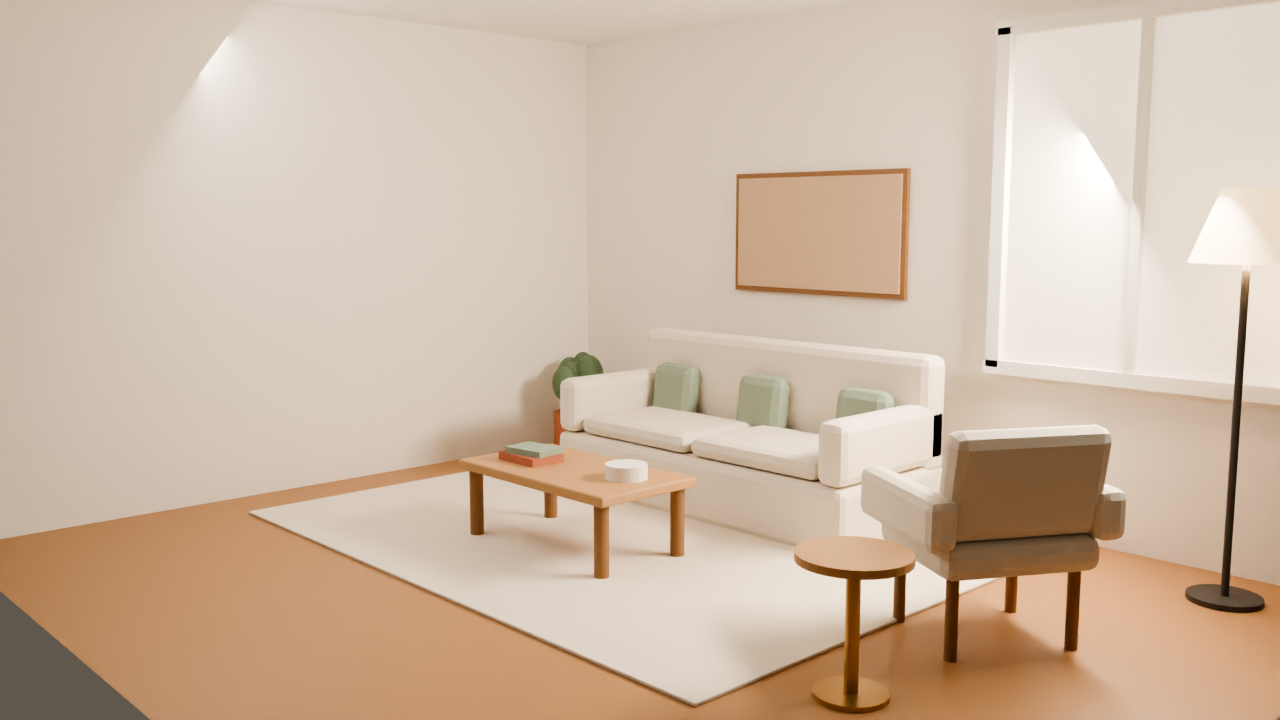
#> input picture blender/renders/oak-and-light.png, 1280 x 720 px; its folder holds 4 pictures in this run
$ python make_web_images.py
#> lines starting #> are read from the running program, lines starting #| are printed output that depends on the picture
"""Convert the Blender renders into responsive WebP assets for the site.

Run:
  python3 blender/make_web_images.py
"""
import os
from PIL import Image

ROOT = os.path.dirname(os.path.dirname(os.path.abspath(__file__)))
RENDERS = os.path.join(ROOT, "blender", "renders")
IMAGES = os.path.join(ROOT, "assets", "img")
ROOMS = ("oak-and-light", "quiet-quarters", "warm-kitchen", "reading-nook", "dining-corner")


def save_webp(img, path, quality=82):
    img.save(path, "WEBP", quality=quality, method=6)
    print("Wrote", os.path.relpath(path, ROOT), os.path.getsize(path), "bytes")


for name in ROOMS:
    src = Image.open(os.path.join(RENDERS, name + ".png")).convert("RGB")
#> src is the input picture: PIL image 1280x720 RGB; mean R, G, B 204.9, 184.8, 165.8
    for width in (1280, 800):
        height = round(src.height * width / src.width)
        img = src if width == src.width else src.resize((width, height), Image.LANCZOS)
        save_webp(img, os.path.join(IMAGES, f"{name}-{width}.webp"))

    crop = (src.width - round(src.width * 630 / src.height)) // 2
#> crop = 80
    og = src.crop((crop, 0, src.width - crop, src.height)).resize((1200, 630), Image.LANCZOS)
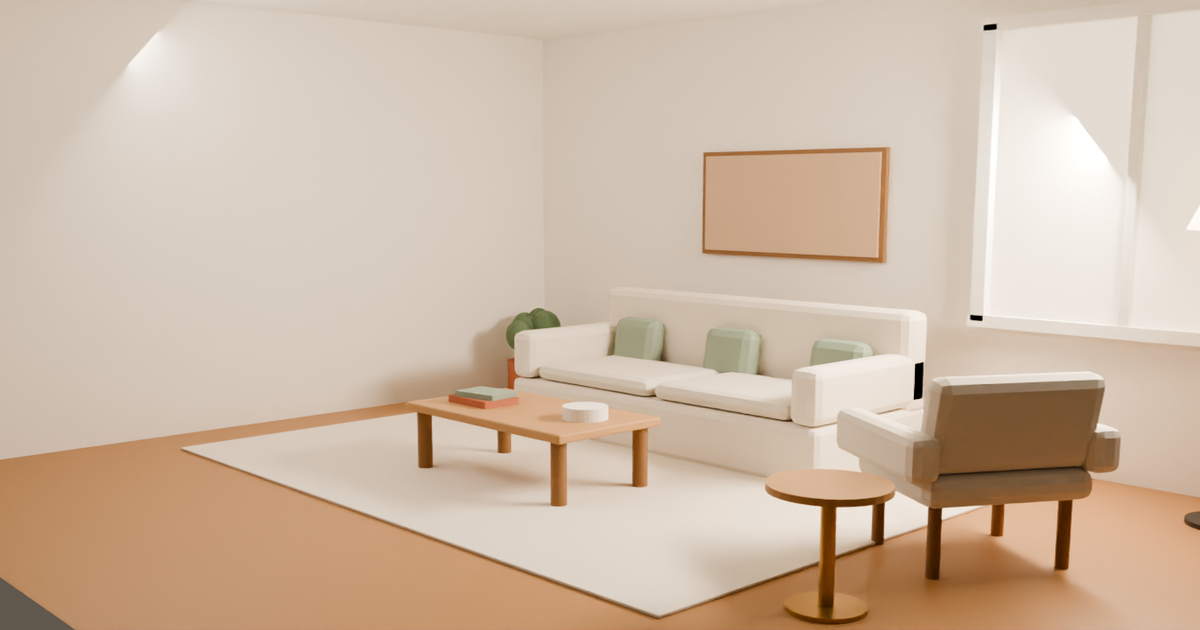
#> og: PIL image 1200x630 RGB; mean R, G, B 206, 185.8, 166.6
    save_webp(og, os.path.join(IMAGES, f"{name}-og.webp"))
#| Wrote assets/img/oak-and-light-og.webp 16884 bytes
#> pass 2 of the loop `for name in ROOMS:`:
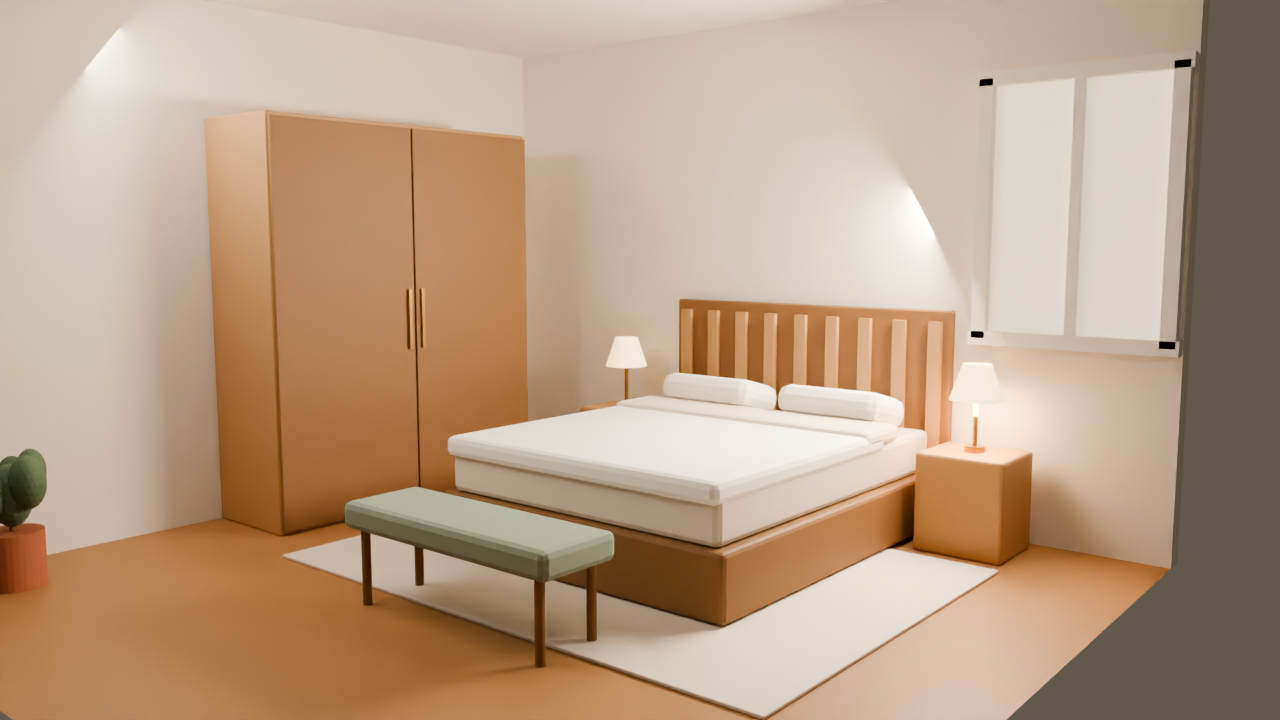
#> input picture blender/renders/quiet-quarters.png, 1280 x 720 px
#> src is the input picture: PIL image 1280x720 RGB; mean R, G, B 184.9, 159, 134.9
#> the loop `for width in (1280, 800):` made 2 passes
#| Wrote assets/img/quiet-quarters-1280.webp 22658 bytes
#| Wrote assets/img/quiet-quarters-800.webp 13264 bytes
#> `og = src.crop((crop, 0, src.width - crop, src.height)).resize((1200, 6..`:
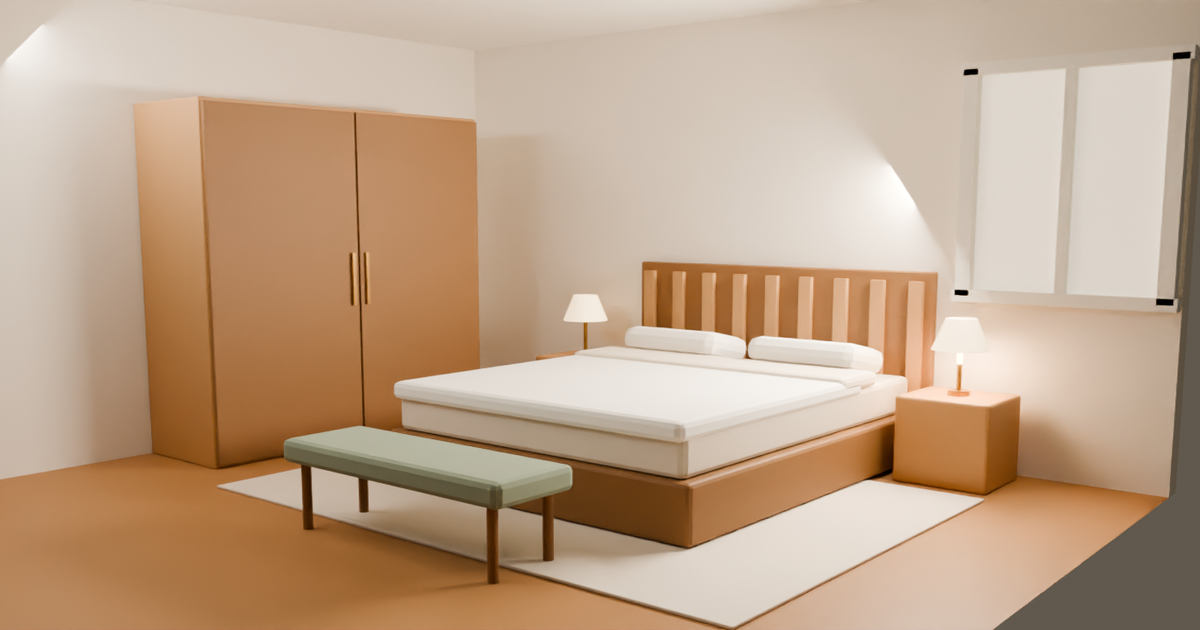
#> og: PIL image 1200x630 RGB; mean R, G, B 190.8, 163.5, 138.3
#| Wrote assets/img/quiet-quarters-og.webp 21418 bytes
#> (the run stopped early here; a loop or call above may not have finished)
